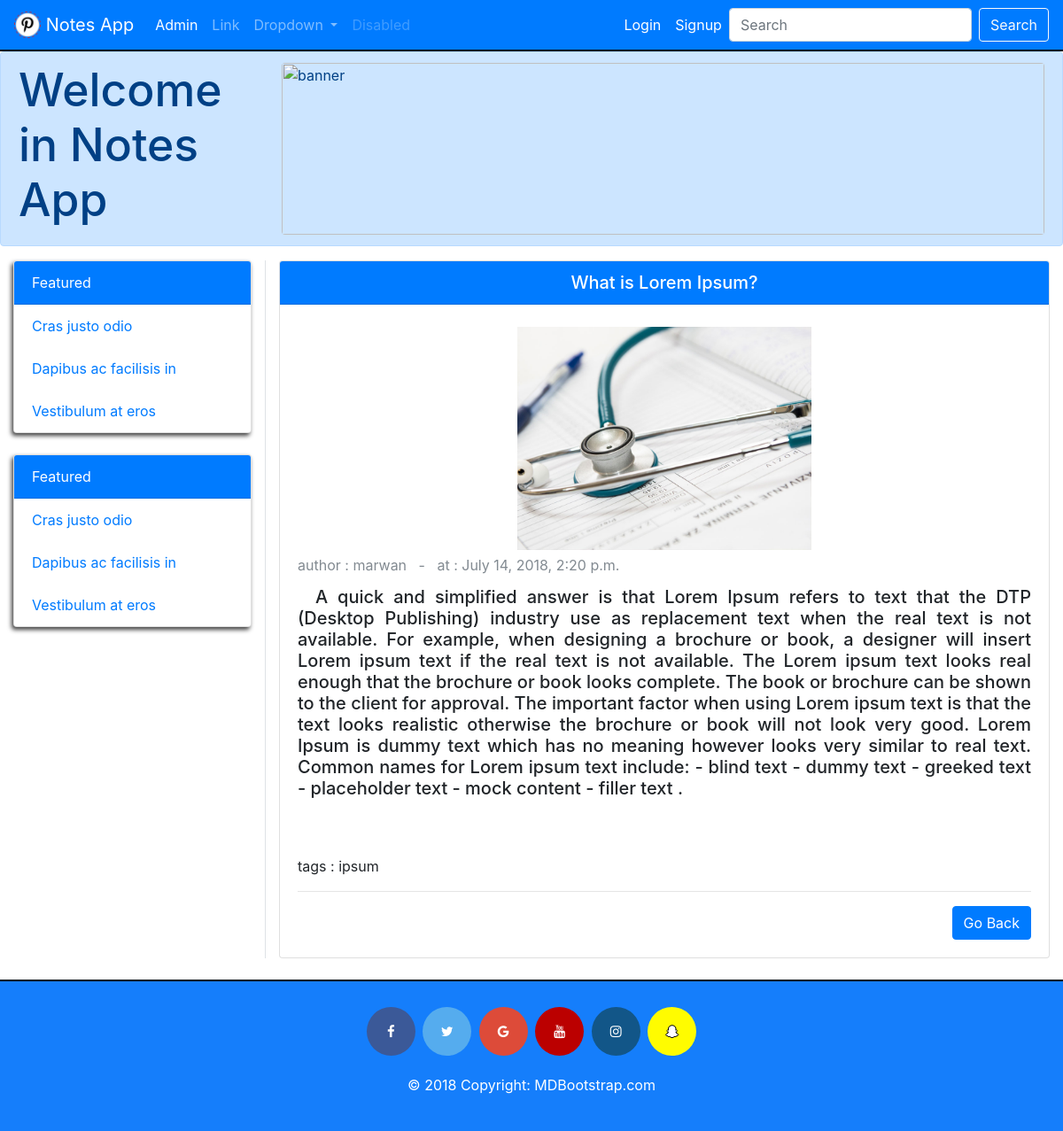
The app's page /notes/what-is-lorem-ipsum/ with its own data.
### notes_app/models.py (models this page shows, shortened)
class Note(models.Model):
    user = models.ForeignKey(User, on_delete=models.CASCADE)
    title = models.CharField(max_length=50)
    slug = models.SlugField(allow_unicode=True, null=True, blank=True)
    content = RichTextField(null=True, blank=True)
    created = models.DateTimeField(blank=True, default=datetime.datetime.now)
    active = models.BooleanField(default=True)
    tags = models.CharField(blank=True, max_length=100)
    img = models.ImageField(upload_to="notes-img", blank=True)

### notes_app/views.py (the view)
# urls.py: url(r'^(?P<slug>[-\w]+)/$', views.detail, name='note_detail'),
def detail(request, slug):
    note = Note.objects.get(slug = slug)
    if request.user.is_authenticated :
        user = request.user
        profile = get_object_or_404(ProFile , user = user)
        context = {
            'note': note ,
            'profile' : profile ,
        }
    else:
        context = {
            'note': note ,
        }
    return render(request, 'note_detail.html', context)

### notes_app/templates/note_detail.html (shortened to what this page needs)
{% extends 'base.html' %}
{% block content %}
    <div class="card">
        <h5 class="card-header text-center text-white bg-primary">{{note.title}}</h5>
        <div class="card-body">
            {% if note.img %}
                <img class="mx-auto d-block" style="width:40%;margin:5px;" src="{{note.img.url}}" alt="">
            {% endif %}
            <p class="card-title" style="color:#828a91;">author : {{note.user}} &nbsp;&nbsp;-&nbsp;&nbsp; at : {{note.created}}</p>
            <h5 class="card-text text-justify" style="text-indent: 20px;">{{note.content|safe}}</h5>
            <br><br>
            <p>tags : {{note.tags}}</p>
            <hr>
            <a href="/" class="btn btn-primary" style="float: right;">Go Back</a>
        </div>
    </div>
{% endblock %}

### records on screen
Note: title "What is Lorem Ipsum?", img (picture), user "marwan", created "July 14, 2018, 2:20 p.m.", content "A quick and simplified answer is that Lorem Ipsum refers to text that the DTP (Desktop Publishing) industry use as replacement text when the real text is not available. For example, when designing a brochure or book, a designer will insert Lorem ipsum text if the real text is not available. The Lorem ipsum text looks real enough that the brochure or book looks complete. The book or brochure can be shown to the client for approval. The important factor when using Lorem ipsum text is that the text looks realistic otherwise the brochure or book will not look very good. Lorem Ipsum is dummy text which has no meaning however looks very similar to real text. Common names for Lorem ipsum text…", tags "ipsum"
